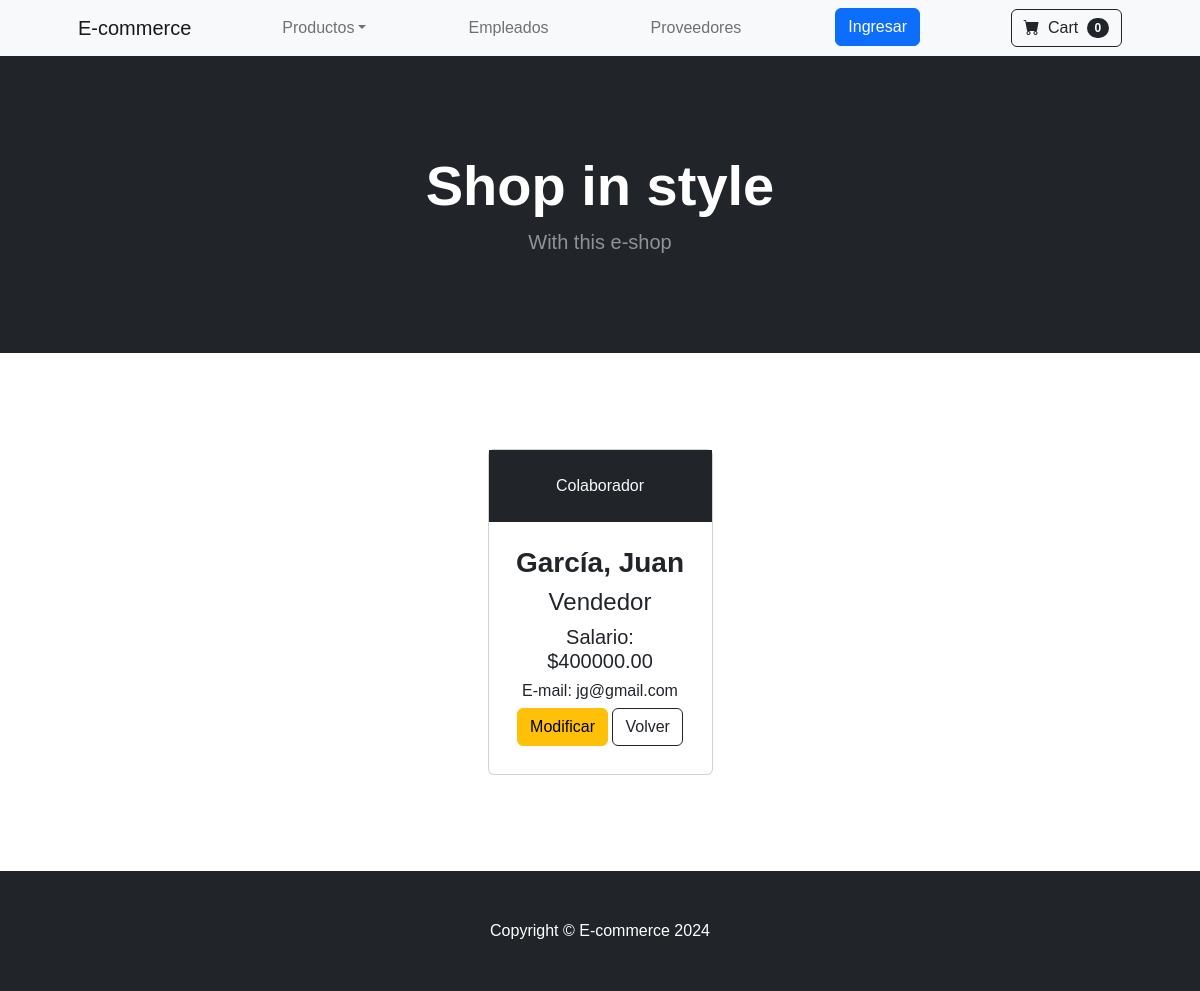
Screenshot of /ecommerce/detail_employee/8 with the database file from the repository.
### ecommerce/models.py (models this page shows, shortened)
class Employee(models.Model):
    name = models.CharField(max_length=40)
    last_name = models.CharField(max_length=40)
    birthday = models.DateField()
    position = models.CharField(max_length=50)
    salary = models.DecimalField(max_digits=9, decimal_places=2)
    start_date = models.DateField()
    phone_number = models.CharField(max_length=20)
    email = models.EmailField(unique=True)

### ecommerce/views.py (the view)
# urls.py: path('detail_employee/<int:id>', detailed_employee, name='detailedEmployee'),
def detailed_employee(req, id):
    employee = Employee.objects.get(id=id)
    return render(req, 'detail_employee.html', {'employee': employee})

### ecommerce/templates/detail_employee.html (shortened to what this page needs)
<!DOCTYPE html>
<html lang="en">
    <head>
        {% load static %}
        <link href="https://cdn.jsdelivr.net/npm/bootstrap-icons@1.5.0/font/bootstrap-icons.css" rel="stylesheet" />
        <link href="{% static '/css/styles.css' %}" rel="stylesheet" />
    </head>
    <body>
        {% include 'navbar.html' %}
        {% include 'header.html' %}
        {% block dinamicContent %}
            <section class="py-5 container px-4 px-lg-5 mt-5">
                <div class="row gx-4 gx-lg-5 row-cols-2 row-cols-md-3 row-cols-xl-4 justify-content-center">
                    <div class="col mb-5">
                        <div class="card h-100">
                            <div class="card-head p-4 text-center bg-dark text-light">Colaborador</div>
                            <div class="card-body p-4 text-center">
                                <h3 class="fw-bolder">{{employee.last_name}}, {{employee.name}}</h3>
                                <h4>{{employee.position}}</h4>
                                <h5>Salario: ${{employee.salary}}</h5>
                                <h6>E-mail: {{employee.email}}</h6>
                                <a class="btn btn-warning mt-auto mb-1" href="{% url 'updateEmployee' employee.id %}">Modificar</a>
                                <a class="btn btn-outline-dark mt-auto mb-1" href="{% url 'employees' %}">Volver</a>
                            </div>
                        </div>
                    </div>
                </div>
            </section>
        {% endblock dinamicContent %}
        {% include 'footer.html' %}
    </body>
</html>

### rows the page displays
Employee: last_name "García", name "Juan", position "Vendedor", salary "400000.00", email "jg@gmail.com"
